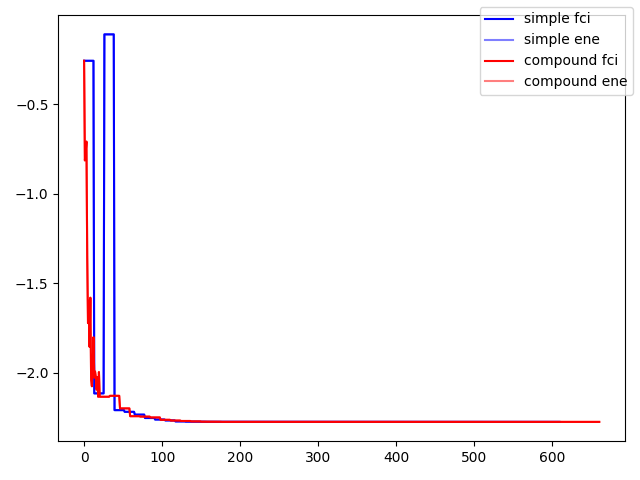

Reproduce this figure in Python.
#!/usr/bin/env python3
# Author: Armit
# Create Time: 2023/08/25

import sys
from pathlib import Path
BASE_PATH = Path(__file__).parent.absolute()
sys.path.append(str(BASE_PATH))
from solver import *
import solver as S

from copy import deepcopy
import matplotlib.pyplot as plt

# 导出 PPT 用对比图：两阶段优化


def go(args):
  name, init_x = read_csv(args.input_mol)
  ITER_RATIO = 0.01

  # run simple
  args.optim = 'BFGS'
  args.maxiter = int(1000 * ITER_RATIO)
  run(args, name, init_x)

  # collect data
  s_ene = deepcopy(S.track_ene)
  s_fci = [get_mol(name, geo.reshape(len(name), -1)).fci_energy for geo in S.track_geo]

  # reset globals
  S.steps = 0
  S.circ = None
  S.sim = None
  S.track_ene.clear()
  S.track_geo.clear()

  # run compoud
  configs = [
    (200, 'COBYLA'),         # this is fast
    (800, 'BFGS'),           # this is precise
    #(800, 'trust-constr'),   # this is precise (but overfit?)
  ]
  
  best_x = init_x
  for i, (maxiter, optim) in enumerate(configs):
    print(f'>> round {i}: optim use {optim}')
    args.optim = optim
    args.maxiter = int(maxiter * ITER_RATIO)
    if i > 0: args.init = 'orig'
    name, best_x = run(args, name, best_x)    # make successive

  c_ene = deepcopy(S.track_ene)
  c_fci = [get_mol(name, geo.reshape(len(name), -1)).fci_energy for geo in S.track_geo]

  # make plot
  # https://matplotlib.org/stable/tutorials/colors/colors.html
  fig, ax = plt.subplots()
  ax.plot(s_fci, c='blue', label='simple fci')
  ax.plot(s_ene, c='blue', label='simple ene', alpha=0.5)
  ax.plot(c_fci, c='red', label='compound fci')
  ax.plot(c_ene, c='red', label='compound ene', alpha=0.5)
  fig.legend()
  fig.tight_layout()
  fig.savefig('abl_two_stage_opt.png')


if __name__ == '__main__':
  args = get_args()
  
  expname = 'log.solver_H4_cmp_opt'
  log_dp = os.path.abspath(os.path.join(os.getcwd(), expname))
  os.makedirs(log_dp, exist_ok=True)

  args.input_mol = str(BASE_PATH / 'h4.csv')
  args.objective = 'uccsd'
  args.init      = 'linear'
  args.track     = True
  args.log_dp    = log_dp

  globals()['args'] = args
  S.args = args
  go(args)
